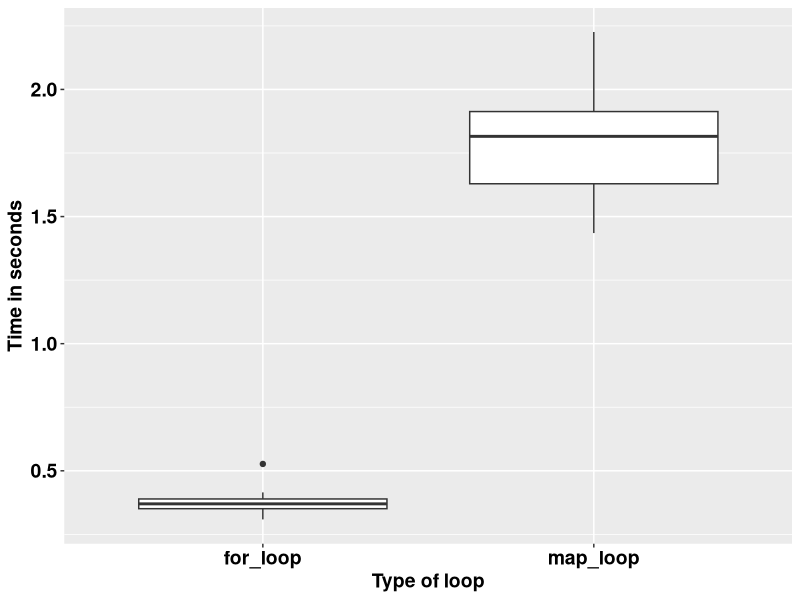

Here is the R script that generated this plot:
## ---- chunk 1
knitr::opts_chunk$set(echo = TRUE)
## ---- chunk 2
square <- function(a) a**2
square(3)
## ---- chunk 3
square <- function(b){ # Create the function name, called square
  b**2
}
square(3)
## ---- chunk 4
square <- function(c){ 
  product <- c**2
  return(product)
}
square(3)
## ---- chunk 5
square <- function(d){
  product <- d**2
  print(product)
}
square(5)
## ---- chunk 6
square <- function(e){
  product <- e**2
  (product)
}
square(9)
## ---- chunk 7
square <- function(f){
  product <- f**2
  show(product)
}
square(9)
## ---- chunk 8
square_root <- function(b){
  product <- b^0.5 # Square root of a number is the number power half
  return(product/2)
}
square_root(9)
## ---- chunk 9
square_root
## ---- chunk 10
square(-10:10)
## ---- chunk 11
square_root(c(-26, 1:15, 158))
## ---- chunk 12
m <- list(12, 18, 345)
square_root(m[[2]])
## ---- chunk 13
rescale <- function(x){
  m <- mean(x)
  s <- sd(x)
  (x - m) / s
}
rescale(c(-52, 58, 46, 99))
## ---- chunk 14
rescale <- function(x, only_translate){
  m <- mean(x)
  translated <- x - m
  if (only_translate) return(translated)
  s <- sd(x)
  translated / s
}

rescale(x = 1:6, only_translate = TRUE)
## ---- chunk 15
rescale <- function(x, only_translate){
  m <- mean(x)
  translated <- x - m
  if (only_translate) return(translated)
  s <- sd(x)
  translated / s
}

rescale(x = 1:4, only_translate = FALSE)
## ---- chunk 16
rescale(only_translate = TRUE, x = 1:4)
## ---- chunk 17
rescale(x = 1:4, TRUE)
rescale(TRUE, x = 1:4)
rescale(1:4, only_translate = T)
rescale(only_translate = T, 1:4)
## ---- chunk 18
rescale(1:4, o = T)
rescale(o = T, 1:4)
## ---- chunk 19
rescale <- function(x, only_translate = FALSE){
  m <- mean(x)
  translated <- x - m
  if(only_translate) return(translated)
  s <- sd(x)
  translated / s
}
## ---- chunk 20
rescale(1:4) # This runs with only_translate being taken as FALSE by default.
## ---- chunk 21
rescale <- function(x, ...){
  m <- mean(x, ...)
  s <- sd(x, ...)
  (x - m) / s
}

rescale(1:4) # 
## ---- chunk 22
x <- c(NA, 1:3)
rescale(x)
## ---- chunk 23
x <- c(NA, 1:3)
rescale(x, na.rm = TRUE)
## ---- chunk 24
some_function <- function(x) x
other_function <- function(x, ...) x
# some_function(1:4, foo = "bar") # This does not run because there was no allowance.
other_function(1:4, foo = "bar")

## ---- chunk 25
f <- function(...) list(...)
g <- function(x, y, ...) f(...)
g(x = 1, y = 2, z = 3, w = 4)
## ---- chunk 26
compare_rasters <- function(x) {
  if (sum(x > 0.5, na.rm = TRUE) > 7) {
    return(1)
  } else {
    return(0)
  }
  
}
## ---- chunk 27
library(tidyverse)
volumes <- rnorm(1000000)

for_loop <- vector()

for (k in 1:20) {
  for_loop[k] <- system.time(for (i in 1:length(volumes)) {
    2.3 * volumes[i] ^ 9
  })
}

map_loop <- vector()
for (j in 1:20) {
  map_loop[j] <- system.time(map_vec(volumes, \(x) 2.3 * x ^ 9))
}
## ---- chunk 28
data.frame(for_loop = for_loop, map_loop = map_loop) %>% 
  gather(key = "key", value = "value") %>% 
  ggplot(aes(key, value)) +
  geom_boxplot() +
  labs(x = "Type of loop",
       y = "Time in seconds") +
  theme(text = element_text(size = 14, face = "bold", colour = "black")) +
  theme(axis.text = element_text(size = 14, face = "bold", colour = "black"))
## ---- chunk 29
library(stringr)
library(lubridate)

vec <- c("Today is 7th Sept 2023")

# The task is to get the date information and make it a date object.

pattern <- "\\d{1,2}th \\[A-Za-z]+ \\d{4}"

date_object <- str_extract(vec, pattern)

date_object <- str_replace(date_object, "th", "")

date_object <- str_replace(date_object, "Sept", "9")

date_object <- dmy(date_object)

print(date_object)
